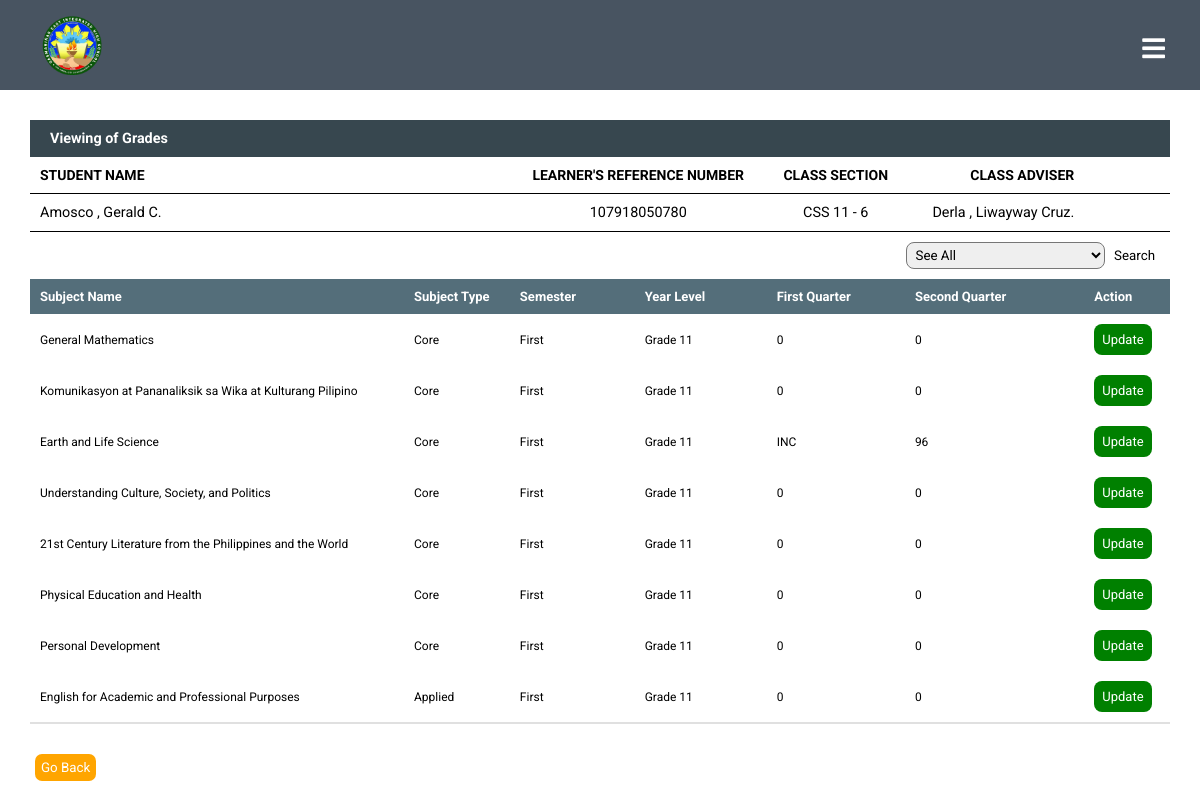
The app's page /Admin/studentgrades.php?sid=4 with its own data.
### tables this page shows
CREATE TABLE IF NOT EXISTS `tbl_student` (
`stud_ID` int(25) NOT NULL,
  `stud_firstname` varchar(255) NOT NULL,
  `stud_middleinitial` varchar(5) NOT NULL,
  `stud_lastname` varchar(255) NOT NULL,
  `stud_lrn` bigint(30) NOT NULL,
  `email_address` varchar(255) NOT NULL,
  `sex` varchar(10) NOT NULL,
  `bday` date NOT NULL,
  `student_address` varchar(255) NOT NULL,
  `student_guardian` varchar(255) NOT NULL,
  `guardian_contact_number` varchar(255) NOT NULL,
  `section_name` varchar(255) NOT NULL,
  `student_status` varchar(25) NOT NULL,
  `track_desc` varchar(255) NOT NULL,
  `strands_name` varchar(255) NOT NULL,
  `yearlevel_name` varchar(255) NOT NULL,
  `schoolyear` varchar(50) NOT NULL
);

CREATE TABLE IF NOT EXISTS `tbl_teacher` (
`teacher_ID` int(25) NOT NULL,
  `teacher_lname` varchar(255) NOT NULL,
  `teacher_fname` varchar(255) NOT NULL,
  `teacher_mname` varchar(255) NOT NULL,
  `teacher_email_address` varchar(255) NOT NULL,
  `teacher_sex` varchar(25) NOT NULL,
  `teacher_bday` date NOT NULL,
  `teacher_address` varchar(255) NOT NULL,
  `teacher_contact_number` varchar(12) NOT NULL,
  `strands_name` varchar(255) NOT NULL,
  `section_name` varchar(255) NOT NULL,
  `subject_teaching` varchar(300) NOT NULL,
  `teacher_status` varchar(255) NOT NULL
);

CREATE TABLE IF NOT EXISTS `tbl_enrolledsubjects` (
`es_ID` int(30) NOT NULL,
  `stud_ID` int(30) NOT NULL,
  `stud_lrn` bigint(30) NOT NULL,
  `strands_ID` int(30) NOT NULL,
  `subject_name` varchar(255) NOT NULL,
  `subject_type` varchar(255) NOT NULL,
  `yearlevel` varchar(255) NOT NULL,
  `semester` varchar(255) NOT NULL,
  `first_grade` varchar(30) NOT NULL,
  `second_grade` varchar(30) NOT NULL
);

### Admin/studentgrades.php (the view, shortened to what this page needs)
<?php
include("../dbconnect.php");
$sid = $_GET['sid'];
$sql = mysqli_query($conn, "SELECT * FROM tbl_enrolledsubjects as t1 inner join tbl_student as t2 on t1.stud_ID = t2.stud_ID inner join tbl_teacher as t3 on t2.section_name = t3.section_name WHERE t1.stud_ID = '$sid' AND yearlevel = 'Grade 11' AND semester = 'First'");
$rec = mysqli_fetch_assoc($sql);
?>
<!DOCTYPE html>
<html>
<head>
	<link rel="stylesheet" type="text/css" href="css/table_design.css">
</head>
<body>
	<?php
		include('navbar.php')
	?>
	<div class="container">
		<div class="header">
			<h4>Viewing of Grades</h4>
			<div class="content">
				<form method="post">
					<table>
						<tr class="studinfo">
							<td colspan="2"><b>STUDENT NAME</b>
							<td align="center" colspan="2"><b>LEARNER'S REFERENCE NUMBER</b></td>
							<td align="center"><b>CLASS SECTION</b></td>
							<td align="right"><b>CLASS ADVISER</b></td>
						</tr>
						<tr class="studinfo2">
							<td colspan="2"><?php echo $rec['stud_lastname'].' , '. $rec['stud_firstname'].'  '. $rec['stud_middleinitial'].'.'; ?></td>
							<td colspan="2" align="center"><?php echo $rec['stud_lrn']; ?></td>
							<td align="center"><?php echo $rec['section_name']; ?></td>
							<td align="right"><?php echo $rec['teacher_lname'].' , '. $rec['teacher_fname'].'  '. $rec['teacher_mname'].'.'; ?></td>
						</tr>
						<tr>
							<td colspan="7" align="right">
								<select name="filter" class="filterr">
									<option selected>See All</option>
								</select>
								<button class="btn1" name="submit1">Search</button>
							</td>
						</tr>
						<tr class="head">
							<td>Subject Name</td>
							<td>Subject Type</td>
							<td>Semester</td>
							<td>Year Level</td>
							<td>First Quarter</td>
							<td>Second Quarter</td>
							<td>Action</td>
						</tr>
						<?php
							while($list = mysqli_fetch_assoc($sql)){
						?>
						<tr class="content">
							<td><?php echo $list['subject_name']; ?></td>
							<td><?php echo $list['subject_type']; ?></td>
							<td><?php echo $list['semester']; ?></td>
							<td><?php echo $list['yearlevel']; ?></td>
							<td><?php echo $list['first_grade']; ?></td>
							<td><?php echo $list['second_grade']; ?></td>
							<td>
								<button class="btn" name="submit">
									<a href="updateGrades.php?esid=<?php echo $list['es_ID']; ?>">Update</a>
								</button>
							</td>
						</tr>
						<?php }
						?>
					</table>
			<button class="button"> <a href="studentslist.php">Go Back</button>
		</div>
			</div>
		</div>
</body>
</html>

### Admin/css/table_design.css (style rules this page uses)
* { margin: 0; padding: 0; font-family: sans-serif; }
.container { margin:120px 30px 0 30px; }
.header h4 { padding: 10px 20px; color: white; background-color:#37474f; }
table td { padding: 10px 10px; }
form .head { font-weight: bold; font-size: 13px; color: white; background-color:#546e7a; }
.head td { padding: 10px 10px; }
form .content { font-size: 12px; }
table { border-bottom: 2px solid #e0e0e0;; width: 100%; border-collapse: collapse; }
td a { padding: 2px -2px; }
.btn1 { background-color: white; color:white; }

### Admin/css/styles.css (style rules this page uses)
* { margin: 0; padding: 0; text-decoration: none; font-family: "Roboto", sans-serif; }

### Admin/studentgrades.php (style rules this page uses)
.container { font-size: .9rem; }
.btn { background-color:green; border-radius:8px; padding: 7px 7px; border: 1px solid transparent; }
.btn a { font-size:13px; color:white; }
.button { padding: 4px 4px; margin: 30px 5px; border-radius:7px; padding:5px; background-color: orange; color:white; border: 1px solid transparent; }
.button a { color:white; }
.studinfo { font-size: 14px; }
.filterr { padding: 4px 4px; border-radius: 8px; }
.btn1 { color: black; padding: 4px 4px; border: 1px solid transparent; border-radius: 8px; }
.studinfo, .studinfo2 { border-bottom: 1px solid black; }

### records on screen
tbl_student: stud_lastname "Amosco", stud_firstname "Gerald", stud_middleinitial "C", stud_lrn "107918050780"
tbl_teacher: section_name "CSS 11 - 6", teacher_lname "Derla", teacher_fname "Liwayway", teacher_mname "Cruz"
tbl_enrolledsubjects: subject_name "General Mathematics", subject_type "Core", semester "First", yearlevel "Grade 11", first_grade "0", second_grade "0"
tbl_enrolledsubjects: subject_name "Komunikasyon at Pananaliksik sa Wika at Kulturang Pilipino", subject_type "Core", semester "First", yearlevel "Grade 11", first_grade "0", second_grade "0"
tbl_enrolledsubjects: subject_name "Earth and Life Science", subject_type "Core", semester "First", yearlevel "Grade 11", first_grade "INC", second_grade "96"
tbl_enrolledsubjects: subject_name "Understanding Culture, Society, and Politics", subject_type "Core", semester "First", yearlevel "Grade 11", first_grade "0", second_grade "0"
tbl_enrolledsubjects: subject_name "21st Century Literature from the Philippines and the World", subject_type "Core", semester "First", yearlevel "Grade 11", first_grade "0", second_grade "0"
tbl_enrolledsubjects: subject_name "Physical Education and Health", subject_type "Core", semester "First", yearlevel "Grade 11", first_grade "0", second_grade "0"
tbl_enrolledsubjects: subject_name "Personal Development", subject_type "Core", semester "First", yearlevel "Grade 11", first_grade "0", second_grade "0"
tbl_enrolledsubjects: subject_name "English for Academic and Professional Purposes", subject_type "Applied", semester "First", yearlevel "Grade 11", first_grade "0", second_grade "0"
